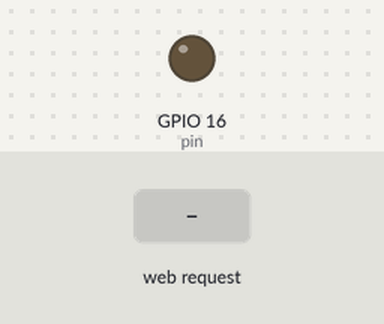
Simulated run of this sketch. Board: ESP8266 (NodeMCU). Shown: output pins drawn as LEDs (lit = HIGH). Inputs (shaded band) come from the test bench. WiFi joins after 1.5 s; servers stay silent unless stated; what the sketch prints to the serial monitor is not drawn.

Above: at 2.7 s.
2.8 s: HTTP request GET /ledon received
At 3.5 s:
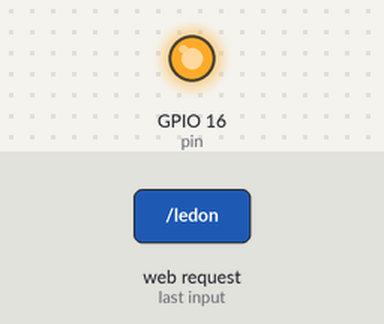
4.3 s: HTTP request GET /ledoff received
At 4.6 s:
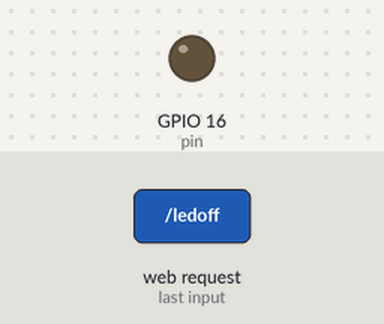
Timing chart, 0 to 7.3 s (numbered marks = the images above; inputs shaded):
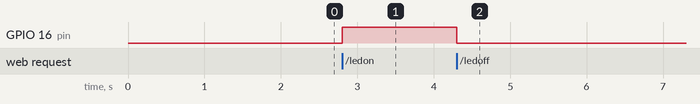

The sketch:

SmartHomeArduino1.ino
```cpp
#include <ESP8266WiFi.h>
#include <WiFiClient.h>
#include <ESP8266WebServer.h>
#include <ESP8266mDNS.h>
#include "DHT.h"

#define DHTPIN 5
#define DHTTYPE DHT11

DHT dht(DHTPIN, DHTTYPE);

const int pin = 16;
MDNSResponder mdns;
const char* ssid = "";
const char* password = "";

ESP8266WebServer server(80);
String webPage = "";

void setup(void) {
  // put your setup code here, to run once:
  dht.begin();
  Serial.begin(115200);
  pinMode(pin, OUTPUT);
  digitalWrite(pin, LOW);
  WiFi.begin(ssid, password);
  Serial.println("");
  while(WiFi.status() != WL_CONNECTED) {
    delay(500);
    Serial.print(".");
  }
  Serial.println("");
  Serial.print("Connected to ");
  Serial.println(ssid);
  Serial.print("IP Address: ");
  Serial.println(WiFi.localIP());

  if (mdns.begin("esp8266", WiFi.localIP())) {
    Serial.println("MDNS Responder started.");
  }

  server.on("/ledon", []{
    digitalWrite(pin, HIGH);
    webPage = "LED is now on.";
    server.send(200, "text/html", webPage);
    delay(1);
  });
  server.on("/ledoff", []{
    digitalWrite(pin, LOW);
    webPage = "LED is now off.";
    server.send(200, "text/html", webPage);
    delay(1);
  });

  server.on("/read", [](){
    float temp = dht.readTemperature();
    float hum = dht.readHumidity();
    char resulttemp[14] = "";
    char resulthum[14] = "";
    dtostrf(temp, 0, 1, resulttemp);
    dtostrf(hum, 0, 1, resulthum);
    webPage = "Temperature: ";
    webPage += resulttemp;
    webPage += "  Humidity: ";
    webPage += resulthum;
    server.send(200, "text/html", webPage);
    delay(1);
  });
  server.on("/", []{
    server.send(200, "text/html", "Welcome to the Smart Home! Type in /read to read the temperature, type in /ledon to turn on the lamp, and type in /ledoff to turn off the lamp.");
    delay(1);
  });

  server.begin();
}

void loop(void) {
  // put your main code here, to run repeatedly:
  server.handleClient();
}
```

Measured:
- after the input at 2.8 s, GPIO 16 (pin): LOW → HIGH at once
- after the input at 4.3 s, GPIO 16 (pin): HIGH → LOW at once
